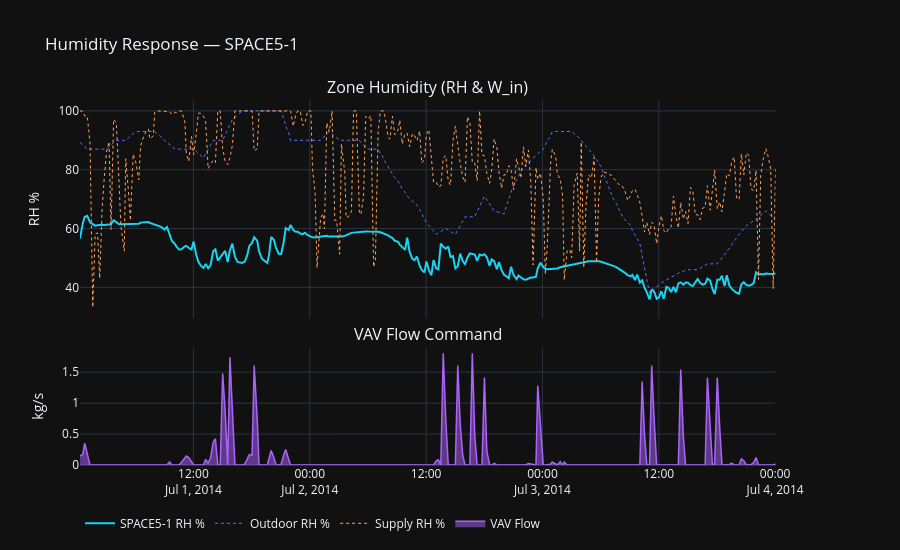

Source (notebook cell):
### Markdown cell above
## 2 · Humidity Response vs Flow Command

### Code cell
fig = make_subplots(
    rows=2, cols=1, shared_xaxes=True,
    row_heights=[0.65, 0.35],
    subplot_titles=['Zone Humidity (RH & W_in)', 'VAV Flow Command'],
    specs=[[{'secondary_y': True}], [{}]],
    vertical_spacing=0.08
)

# RH on primary y-axis
fig.add_trace(go.Scatter(x=df['Datetime'], y=df[f'{ZONE}_RH_pct'],
    name=f'{ZONE} RH %', line=dict(color='#19D3F3', width=2)), row=1, col=1, secondary_y=False)
fig.add_trace(go.Scatter(x=df['Datetime'], y=df['Out_RH_pct'],
    name='Outdoor RH %', line=dict(color='#636EFA', width=1, dash='dot')), row=1, col=1, secondary_y=False)
fig.add_trace(go.Scatter(x=df['Datetime'], y=df['Fan_Out_RH_pct'],
    name='Supply RH %', line=dict(color='#FFA15A', width=1, dash='dot')), row=1, col=1, secondary_y=False)

# W_in on secondary y-axis
# fig.add_trace(go.Scatter(x=df['Datetime'], y=df[f'{ZONE}_W_in_kg_kg'],
#     name=f'{ZONE} W_in (kg/kg)', line=dict(color='#FFA15A', width=1.5)), row=1, col=1, secondary_y=True)

# Row 2: Flow
fig.add_trace(go.Scatter(x=df['Datetime'], y=df[f'{ZONE}_VAV_Flow_kg_s'],
    name='VAV Flow', fill='tozeroy',
    line=dict(color='#AB63FA', width=1.5)), row=2, col=1)

fig.update_layout(template='plotly_dark', height=550,
    title=f'Humidity Response — {ZONE}',
    legend=dict(orientation='h', y=-0.12))
fig.update_yaxes(title_text='RH %', row=1, col=1, secondary_y=False)
fig.update_yaxes(title_text='kg/kg', row=1, col=1, secondary_y=True)
fig.update_yaxes(title_text='kg/s', row=2, col=1)
fig.show()

### Figure 1 — Plotly figure (JSON) as saved in the notebook; plotly's stock layout.template omitted (floating-point values rounded to 4 significant figures; data arrays with more than 128 entries replaced by an {"elided": "..."} marker saying what was removed)
{"data": [{"line": {"color": "#19D3F3", "width": 2}, "name": "SPACE5-1 RH %", "type": "scatter", "x": {"elided": "288 str values"}, "xaxis": "x", "y": {"elided": "288 float values"}, "yaxis": "y"}, {"line": {"color": "#636EFA", "dash": "dot", "width": 1}, "name": "Outdoor RH %", "type": "scatter", "x": {"elided": "288 str values"}, "xaxis": "x", "y": {"elided": "288 float values"}, "yaxis": "y"}, {"line": {"color": "#FFA15A", "dash": "dot", "width": 1}, "name": "Supply RH %", "type": "scatter", "x": {"elided": "288 str values"}, "xaxis": "x", "y": {"elided": "288 float values"}, "yaxis": "y"}, {"fill": "tozeroy", "line": {"color": "#AB63FA", "width": 1.5}, "name": "VAV Flow", "type": "scatter", "x": {"elided": "288 str values"}, "xaxis": "x2", "y": {"elided": "288 float values"}, "yaxis": "y3"}], "layout": {"annotations": [{"font": {"size": 16}, "showarrow": false, "text": "Zone Humidity (RH & W_in)", "x": 0.47, "xanchor": "center", "xref": "paper", "y": 1, "yanchor": "bottom", "yref": "paper"}, {"font": {"size": 16}, "showarrow": false, "text": "VAV Flow Command", "x": 0.47, "xanchor": "center", "xref": "paper", "y": 0.322, "yanchor": "bottom", "yref": "paper"}], "height": 550, "legend": {"orientation": "h", "y": -0.12}, "title": {"text": "Humidity Response — SPACE5-1"}, "xaxis": {"anchor": "y", "domain": [0, 0.94], "matches": "x2", "showticklabels": false}, "xaxis2": {"anchor": "y3", "domain": [0, 0.94]}, "yaxis": {"anchor": "x", "domain": [0.402, 1], "title": {"text": "RH %"}}, "yaxis2": {"anchor": "x", "overlaying": "y", "side": "right", "title": {"text": "kg/kg"}}, "yaxis3": {"anchor": "x2", "domain": [0, 0.322], "title": {"text": "kg/s"}}}}
